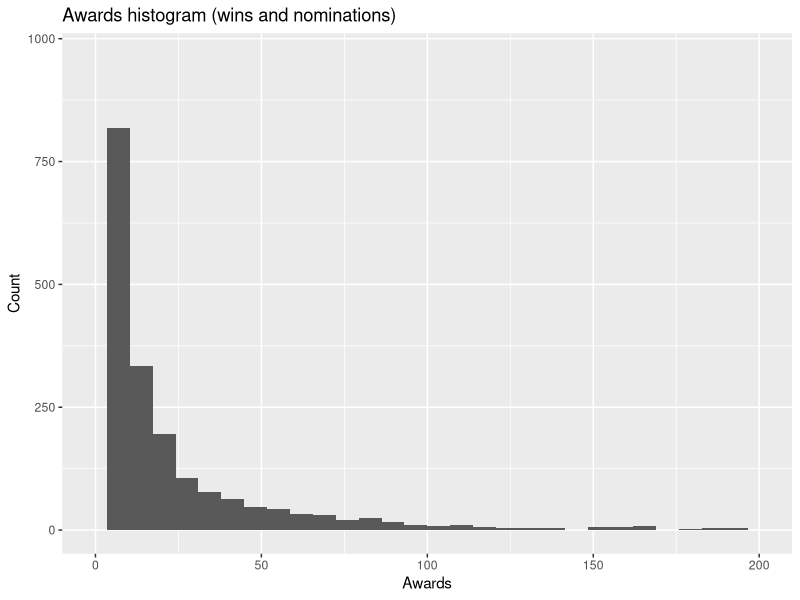
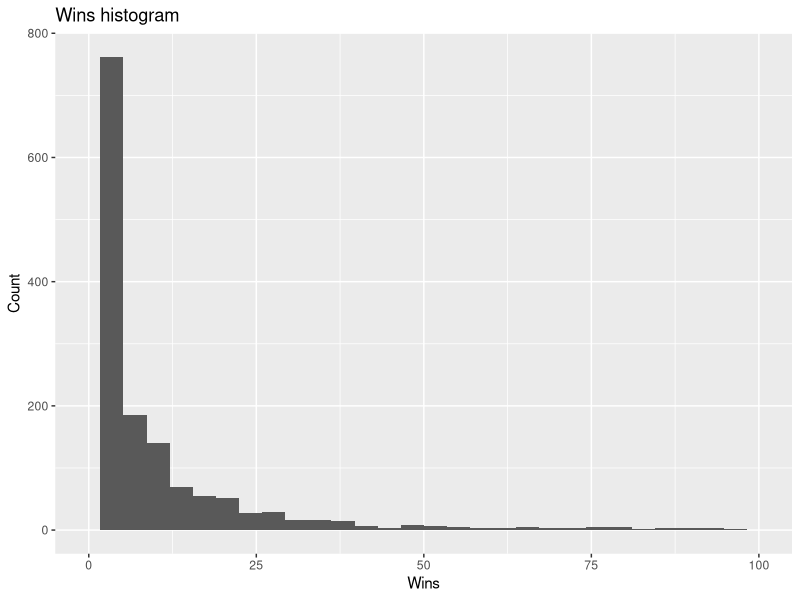

The R script that drew these images, in order:
## String Manipulations and Regular Expressions

## characters
x <- "This is R"
x
class(x)


x <- 'This is R'
x
class(x)

x <- "Why call language \'python\' ? "
x
class(x)
  
is.character(x)

PI <- paste("Life of", pi)
PI

x <- 1:10
a <- letters[1:10]

k <- paste(x, a) # join characters
k

## use my own separator
k <- paste(x, a, sep = "-")
k

## joined with commas
k <- paste(x, a, sep = "-", collapse = ",")
k

length(k) # it is 1 character

x <- "This is R"
nchar(x) # number of characters in the string

nchar(month.name) # vector of numbers of characters in the vector

toupper(x) # make upper case
tolower(x) # make lower case

casefold(x, upper = T) # same but with an indicator

x <- "ABCDF"
substr(x, start = 3, stop = 5) # extracting a part of the string

y <- c("may", "the", "force", "be", "with", "you")
substr(y, 2, 2) <- "#" # replacing with a hashtag
y

y <- c("may", "the", "force", "be", "with", "you")
substr(y, 2, 3) <- ":)" # replacing with a smile
y


summer <- read.csv('summer.csv', stringsAsFactors = F)

discipline <- unique(summer$Discipline)
discipline[1:10]

## abbreviating the strings
disc_abbr <- abbreviate(discipline, minlength = 5)
disc_abbr[1:10]


library(stringr)

str_sub("ABCDEF", start = 1, end = 3) # subset
str_sub("ABCDEF", start = -2, end = -1) # subset from the end

genres <- c("Action, Adventure, Comedy", "Comedy", 
            "Comedy, Drama, Drama, Romance", "Crime, Drama, History")

str_detect(string = genres, pattern = "Drama") # detect the pattern

str_subset(string = genres, pattern = "Drama") # return the pattern

str_count(string = genres, pattern = "Drama") # count pattern in each element


movies <- read.csv('movies3.csv', stringsAsFactors = F)

movies$Comedy <- str_detect(string = movies$Genre, pattern = "Comedy")
movies$Romance <- str_detect(string = movies$Genre, pattern = "Romance")
table(Romance = movies$Romance, Comedy = movies$Comedy)


gen_m <- str_split(genres, ",") # split up a string into pieces
gen_m

gen_m <- str_split(genres, ",", simplify = T) # returns matrix instead of a list of vectors
gen_m

str_replace(genres, pattern = ",", replacement = " &") # replace a pattern

str_replace_all(genres, pattern = ",", replacement = " &") # replace all patterns

str <- c("123abc", "ab567cd", "abc5.00")
str_extract(str, pattern = "123") # extract a pattern



## Regular Expressions

str <- c("123abc", "ab567cd", "abc5.00")
str_subset(string = str, pattern = ".") # gets everything

str_subset(string = str, pattern = "\\.") # used escaping "\\"

str_subset(string = str, pattern = "^ab") # only starting with "ab"

str_subset(string = str, pattern = "cd$") # only ending with "cd"

str_subset(string = str, pattern = "[1-4]") # using range of letters

str_subset(string = str, pattern = "[f-z]") # once more, using a range of letters


movies$Awards[1:20]

movies$awards_num <- str_replace_all(movies$Awards, pattern = "[^0-9]",
                                     replacement = " ") # replace with a white space
movies$awards_num[1:20]

movies$awards_num <- str_replace_all(movies$awards_num, pattern = "\\s+",
                                     replacement = " ") # replace many white spaces with one
movies$awards_num[1:20]

movies$awards_num <- trimws(movies$awards_num)

x1 <- str_split(movies$awards_num, pattern = " ", simplify = T) # create a character matrix
head(x1)

x1 <- apply(x1, 2, as.numeric) # make numeric
head(x1)

x1 <- rowSums(x1, na.rm = T)
x1[1:20]

movies$awards_num <- x1

library(ggplot2)

ggplot(movies, aes(x = awards_num))+
  geom_histogram()+
  xlim(c(0, 200))+
  labs(title = "Awards histogram (wins and nominations)",
       x = "Awards", y = "Count")


m1 <- str_extract_all(movies$Awards, pattern = "[0-9]+\\swin", simplify = T)
m1[1:20]

m1 <- str_remove_all(m1, pattern = "[a-zA-Z]") # removing pattern
m1 <- as.numeric(m1) # make numeric

movies$Wins <- m1

ggplot(movies, aes(x = Wins))+
  geom_histogram()+
  labs(title = "Wins histogram",
       x = "Wins", y = "Count")+
  xlim(c(0, 100))


## extracting names and phone numbers

phones <- c("Anna 077-789663", "Hagopik 99656565",
            "Serozh2 099-65-6569 MALYAR")

names <- str_extract(phones, "^[A-Za-z]+")
names

numbers <- str_replace_all(str_extract(phones, "[0-9]+[-]?[0-9]+[-]?[0-9]+"),
                       pattern = "-", replacement =  "")
numbers


phones_data <- data.frame("Name" = names, "Phone" = numbers)
phones_data # data-frame of names and numbers
